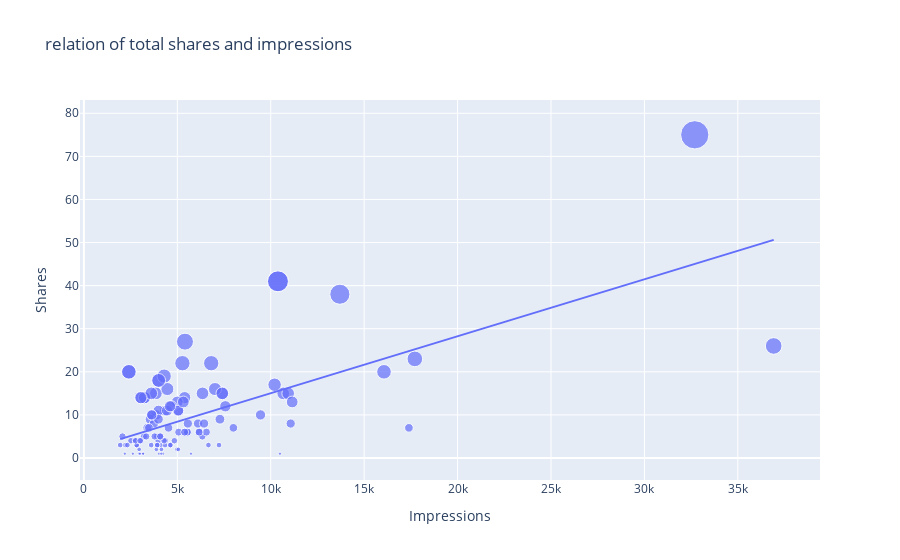

Notebook source saved alongside this figure:
### Code cell
# relatation between shares and imporeesions

figure = px.scatter(data_frame =data, x="Impressions", y="Shares", size="Shares", trendline="ols",title="relation of total shares and impressions")
figure.show()
